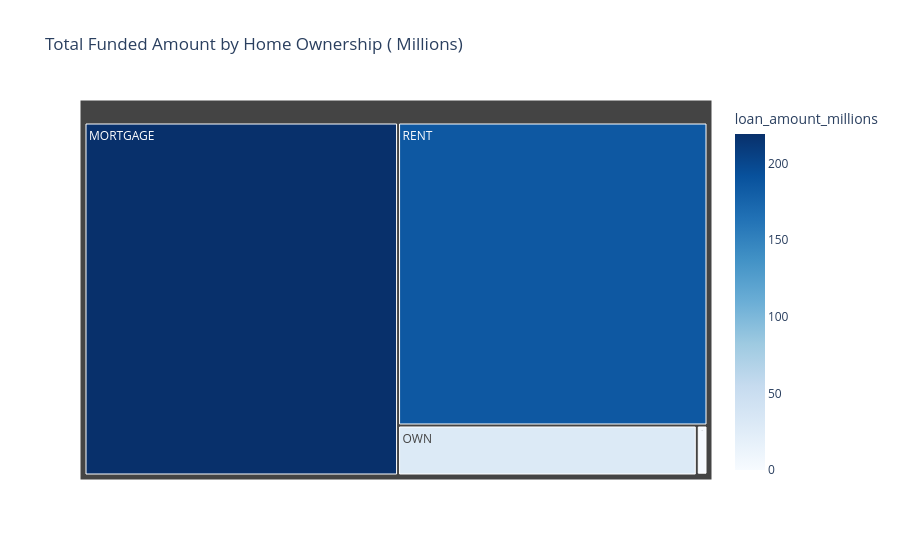

Notebook code for this chart:
### Markdown cell above
### Home Ownership by Total Funded Amount

### Code cell
home_funding = df. groupby('home_ownership') ['loan_amount'].sum().reset_index()
home_funding['loan_amount_millions'] = home_funding['loan_amount' ] / 1_000_000


fig = px. treemap(
    home_funding,
    path=['home_ownership'],
    values='loan_amount_millions',
    color='loan_amount_millions',
    color_continuous_scale='Blues',
    title='Total Funded Amount by Home Ownership ( Millions)'
)
fig.show()

### Figure 1 — Plotly figure (JSON) as saved in the notebook; plotly's stock layout.template omitted (floating-point values rounded to 4 significant figures)
{"data": [{"branchvalues": "total", "customdata": [[219.3], [0.0168], [1.045], [29.6], [185.8]], "domain": {"x": [0, 1], "y": [0, 1]}, "hovertemplate": "labels=%{label}<br>loan_amount_millions_sum=%{value}<br>parent=%{parent}<br>id=%{id}<br>loan_amount_millions=%{color}<extra></extra>", "ids": ["MORTGAGE", "NONE", "OTHER", "OWN", "RENT"], "labels": ["MORTGAGE", "NONE", "OTHER", "OWN", "RENT"], "marker": {"coloraxis": "coloraxis", "colors": [219.3, 0.0168, 1.045, 29.6, 185.8]}, "name": "", "parents": ["", "", "", "", ""], "type": "treemap", "values": [219.3, 0.0168, 1.045, 29.6, 185.8]}], "layout": {"coloraxis": {"colorbar": {"title": {"text": "loan_amount_millions"}}, "colorscale": [[0, "rgb(247,251,255)"], [0.125, "rgb(222,235,247)"], [0.25, "rgb(198,219,239)"], [0.375, "rgb(158,202,225)"], [0.5, "rgb(107,174,214)"], [0.625, "rgb(66,146,198)"], [0.75, "rgb(33,113,181)"], [0.875, "rgb(8,81,156)"], [1, "rgb(8,48,107)"]]}, "legend": {"tracegroupgap": 0}, "title": {"text": "Total Funded Amount by Home Ownership ( Millions)"}}}
